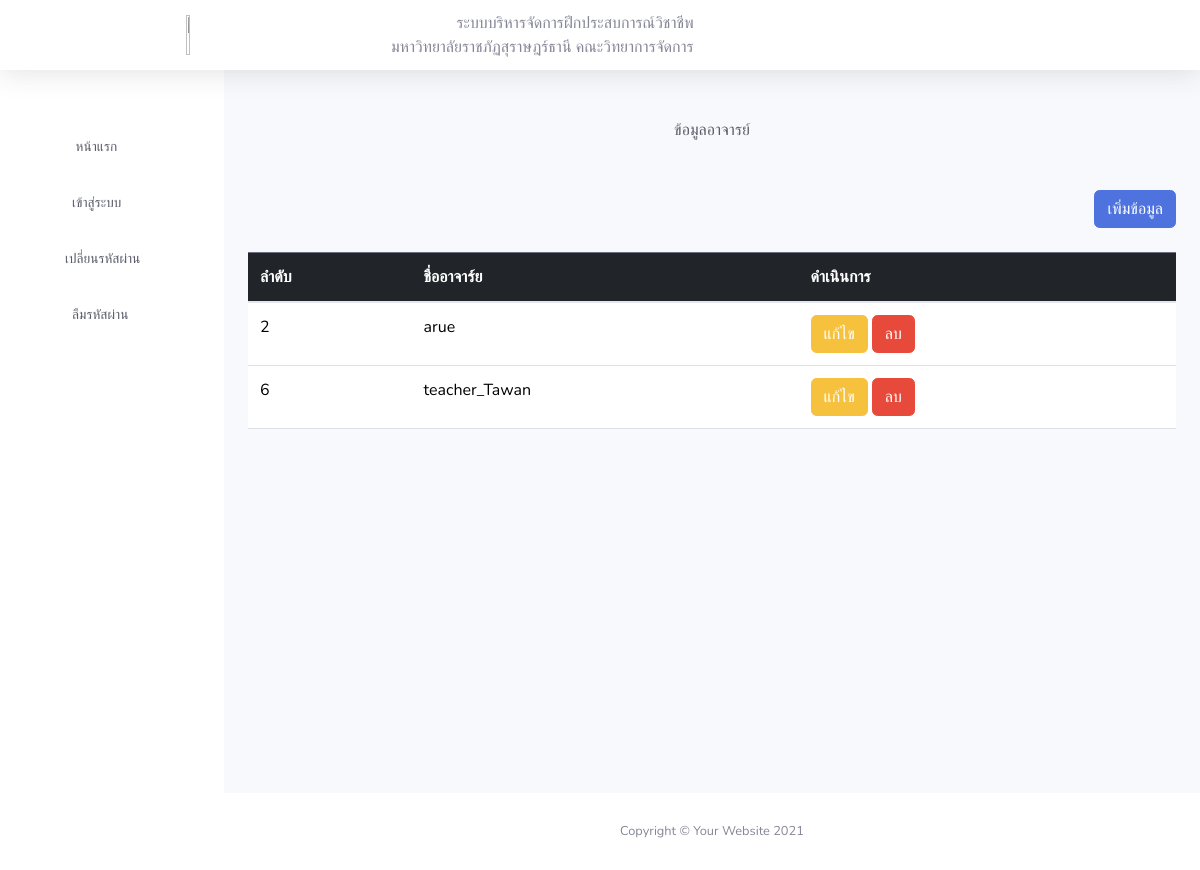
The app's page /frontend/admins/teachers/index.php, older data.
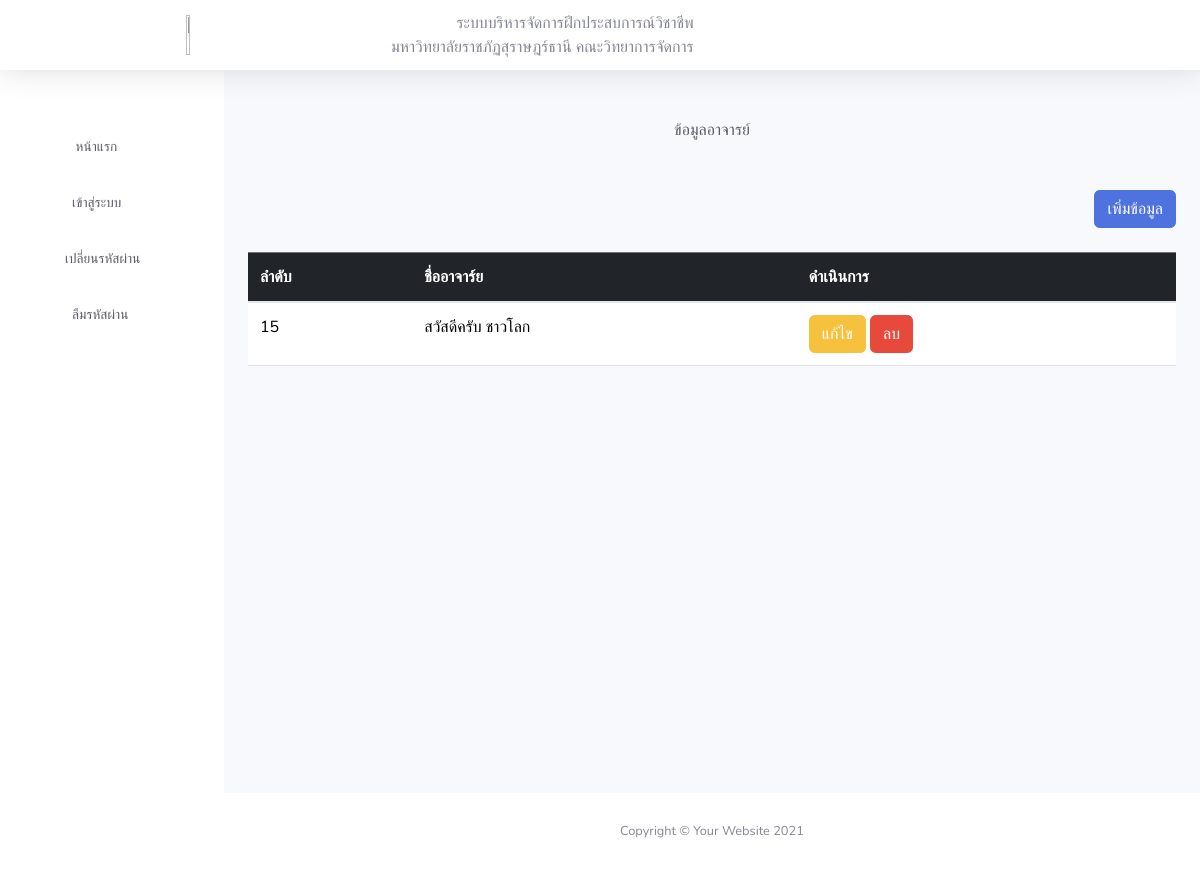
The same page, newer data.
### tables this page shows
CREATE TABLE `users` (
  `id` int(11) NOT NULL,
  `ID_CN` varchar(13) DEFAULT NULL,
  `ID_IDEN` varchar(100) DEFAULT NULL COMMENT 'รหัสประจำตัว',
  `name` varchar(30) NOT NULL,
  `email` varchar(100) NOT NULL,
  `password` text NOT NULL,
  `id_major` int(11) DEFAULT NULL,
  `number` varchar(10) NOT NULL,
  `role` set('admin','teacher','student','') NOT NULL,
  `PN` varchar(10) DEFAULT NULL,
  `SG` varchar(9) DEFAULT NULL,
  `IMAGE` blob DEFAULT NULL,
  `NICKNAME` varchar(10) DEFAULT NULL,
  `DATE` date DEFAULT NULL,
  `AGE` int(11) DEFAULT NULL,
  `RELIGION` varchar(10) DEFAULT NULL,
  `CD` varchar(40) DEFAULT NULL,
  `ADDRESS` varchar(25) DEFAULT NULL,
  `SD` varchar(5) DEFAULT NULL,
  `PROVINCE` varchar(20) DEFAULT NULL,
  `ZC` varchar(5) DEFAULT NULL,
  `CP` varchar(30) DEFAULT NULL,
  `CNPN` varchar(10) DEFAULT NULL,
  `EDUCNAME` varchar(20) DEFAULT NULL,
  `EDUCEL` varchar(30) DEFAULT NULL,
  `EDUC_MAJOR` varchar(20) DEFAULT NULL,
  `EDUCSM` varchar(30) DEFAULT NULL,
  `EDUCGPA` varchar(4) DEFAULT NULL,
  `EDUCA` varchar(30) DEFAULT NULL,
  `EDUCPN` varchar(10) DEFAULT NULL
);

### frontend/admins/teachers/index.php (the view, shortened to what this page needs)
<!DOCTYPE html>
<html lang="en">
<head>
    <link href="https://cdn.jsdelivr.net/npm/bootstrap@5.3.3/dist/css/bootstrap.min.css" rel="stylesheet" />
    <link href="../../assets/vendor/fontawesome-free/css/all.min.css" rel="stylesheet" type="text/css" />
    <link href="../../assets/css/sb-admin-2.min.css" rel="stylesheet" />
</head>
<body id="page-top">
    <?php include('../../assets/Components/navbar.php') ?>
    <div id="wrapper">
        <?php include('../../assets/Components/sidebar.php') ?>
        <div id="content-wrapper" class="d-flex flex-column">
            <div id="content">
                <div class="container-fluid mt-5">
                    <div class="text-center mb-5">
                        <p class="text-dark">ข้อมูลอาจารย์</ย>
                    </div>
                    <div class="text-end mb-4">
                       <a href="add.php"> <button type="submit" class="btn btn-primary ">เพิ่มข้อมูล</button></a>
                    </div>
                    <table class="table">
                        <thead class="table-dark">
                            <tr>
                                <th scope="col">ลำดับ</th>
                                <th scope="col">ชื่ออาจาร์ย</th>
                                <th scope="col">ดำเนินการ</th>
                            </tr>
                        </thead>
                        <tbody>
                            <?php
                            include('../../../database/connect.php');
                            $sql = "SELECT * FROM `users` WHERE role = 'teacher';";
                            $result = $objCon->query($sql);
                            if ($result->num_rows > 0) {
                                while ($row = $result->fetch_assoc()) {
                            ?>
                                    <tr>
                                        <td><?= $row['id'] ?></td>
                                        <td><?= $row['name'] ?></td>
                                        <td>
                                            <a href="edit.php?id=<?= $row['id'] ?>"><button type="button" class="btn btn-warning">แก้ไข</button></a>
                                            <a href="../../../backend/teacher/delete.php?id=<?= $row['id'] ?>"><button type="button" class="btn btn-danger">ลบ</button></a>
                                        </td>
                                    </tr>
                                <?php } ?>
                            <?php
                            } else {
                                echo "0 results";
                            }
                            ?>
                        </tbody>
                    </table>
                </div>
            </div>
            <?php include('../../assets/Components/footer.php') ?>
        </div>
    </div>
</body>
</html>

### frontend/assets/Components/navbar.php (shortened to what this page needs)
<nav class="navbar navbar-expand navbar-light bg-white topbar static-top shadow">
  <img src="https://upload.wikimedia.org/wikipedia/th/thumb/4/46/SRU-Logo.png/225px-SRU-Logo.png" width="3%" height="40px"  alt="" />
  <div class="text-end">
    <p>ระบบบริหารจัดการฝึกประสบการณ์วิชาชีพ</p>
    <p>มหาวิทยาลัยราชภัฏสุราษฎร์ธานี คณะวิทยาการจัดการ</p>
  </div>
</nav>

### frontend/assets/Components/sidebar.php (shortened to what this page needs)
<ul class="navbar-nav bg-gradient-primary sidebar sidebar-dark accordion" id="accordionSidebar">
    <div class="mt-5 ">
        <?php if (empty($_SESSION['role'])) { ?>
            <li class="nav-item text-center">
                <a class="nav-link text-dark " href="home.php">
                    <span>&nbsp;&nbsp;&nbsp;&nbsp;&nbsp;&nbsp;&nbsp;&nbsp;&nbsp;&nbsp;&nbsp;&nbsp;&nbsp;&nbsp;&nbsp;&nbsp;&nbsp;หน้าแรก</span></a>
            </li>
            <li class="nav-item">
                <a class="nav-link text-dark" href="login.php">
                    <span>&nbsp;&nbsp;&nbsp;&nbsp;&nbsp;&nbsp;&nbsp;&nbsp;&nbsp;&nbsp;&nbsp;&nbsp;&nbsp;&nbsp;&nbsp;&nbsp;เข้าสู่ระบบ</span></a>
            </li>
            <li class="nav-item">
                <a class="nav-link text-dark" href="chage_password.php">
                    <span>&nbsp;&nbsp;&nbsp;&nbsp;&nbsp;&nbsp;&nbsp;&nbsp;&nbsp;&nbsp;&nbsp;&nbsp;&nbsp;&nbsp;เปลี่ยนรหัสผ่าน</span></a>
            </li>
            <li class="nav-item">
                <a class="nav-link text-dark" href="forget_password.php">
                    <span>&nbsp;&nbsp;&nbsp;&nbsp;&nbsp;&nbsp;&nbsp;&nbsp;&nbsp;&nbsp;&nbsp;&nbsp;&nbsp;&nbsp;&nbsp;&nbsp;ลืมรหัสผ่าน</span></a>
            </li>
        <?php } ?>
    </div>
</ul>

### frontend/assets/Components/footer.php
<footer class="sticky-footer bg-white">
    <div class="container my-auto">
        <div class="copyright text-center my-auto">
            <span>Copyright &copy; Your Website 2021</span>
        </div>
    </div>
</footer>

Row changes from the older to the newer data that the page shows:
removed users: id "2", name "arue"
removed users: id "6", name "teacher_Tawan"
added users: id "15", name "สวัสดีครับ ชาวโลก"
